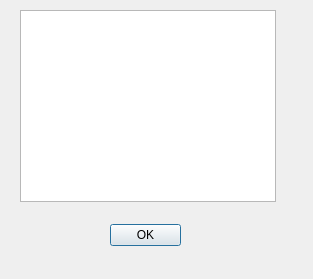
<?xml version="1.0" encoding="UTF-8"?>
<ui version="4.0">
 <class>RecipeDialog</class>
 <widget class="QDialog" name="RecipeDialog">
  <property name="geometry">
   <rect>
    <x>0</x>
    <y>0</y>
    <width>313</width>
    <height>279</height>
   </rect>
  </property>
  <property name="windowTitle">
   <string>Dialog</string>
  </property>
  <widget class="QDialogButtonBox" name="okayBtn">
   <property name="geometry">
    <rect>
     <x>110</x>
     <y>220</y>
     <width>71</width>
     <height>31</height>
    </rect>
   </property>
   <property name="orientation">
    <enum>Qt::Horizontal</enum>
   </property>
   <property name="standardButtons">
    <set>QDialogButtonBox::Ok</set>
   </property>
   <property name="centerButtons">
    <bool>true</bool>
   </property>
  </widget>
  <widget class="QListView" name="infoDisplay">
   <property name="geometry">
    <rect>
     <x>20</x>
     <y>10</y>
     <width>256</width>
     <height>192</height>
    </rect>
   </property>
  </widget>
 </widget>
 <resources/>
 <connections>
  <connection>
   <sender>okayBtn</sender>
   <signal>rejected()</signal>
   <receiver>RecipeDialog</receiver>
   <slot>reject()</slot>
   <hints>
    <hint type="sourcelabel">
     <x>316</x>
     <y>260</y>
    </hint>
    <hint type="destinationlabel">
     <x>286</x>
     <y>274</y>
    </hint>
   </hints>
  </connection>
  <connection>
   <sender>okayBtn</sender>
   <signal>accepted()</signal>
   <receiver>RecipeDialog</receiver>
   <slot>accept()</slot>
   <hints>
    <hint type="sourcelabel">
     <x>248</x>
     <y>254</y>
    </hint>
    <hint type="destinationlabel">
     <x>157</x>
     <y>274</y>
    </hint>
   </hints>
  </connection>
 </connections>
</ui>
